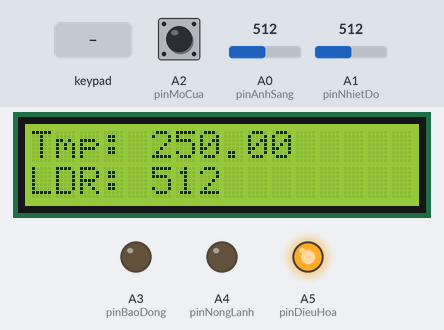
Recording of a sketch running on a simulated Arduino Uno, built with avr-gcc and run on an emulated ATmega328P. Parts: 16×2 character LCD, output pins drawn as LEDs (lit = HIGH). Wiring (inferred from the names in the program): 2×4 keypad with keys 1 2 3 A 4 5 6 B: rows pin 12, pin 13; columns pin 11, pin 10, pin 9, pin 8. Inputs (shaded band) come from the test bench; at power-on: A1 (pinNhietDo) = 512, A2 (pinMoCua) HIGH, A0 (pinAnhSang) = 512. Pins used as bus, display or sensor lines are not drawn; what the sketch prints to the serial monitor is not drawn.

Above: at 1.2 s.
1.3 s: keypad keys 1 2 3 4 pressed 0.4 s apart
At 2.0 s:
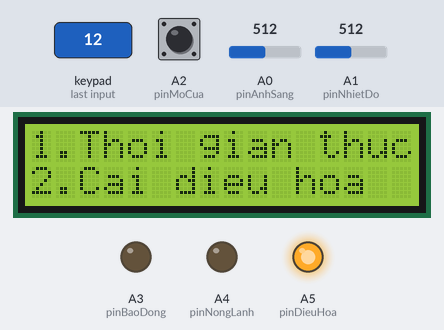
4.4 s: A1 (pinNhietDo) set to 51
8.6 s: A1 (pinNhietDo) set to 45
At 10.5 s:
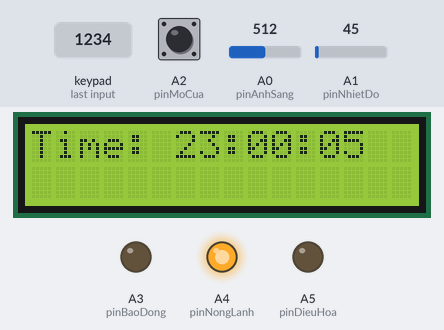
12.8 s: A2 (pinMoCua) pulled LOW for 0.15 s
At 13.8 s:
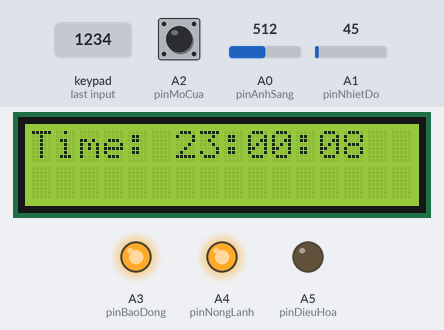
16.5 s: key '2' pressed
At 16.9 s:
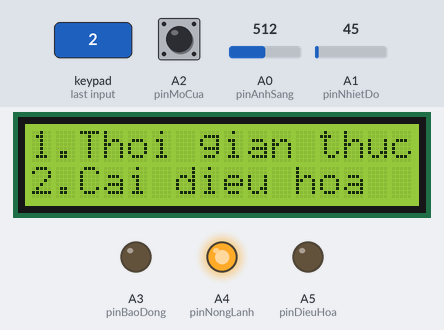
18.0 s: key '1' pressed
At 18.3 s:
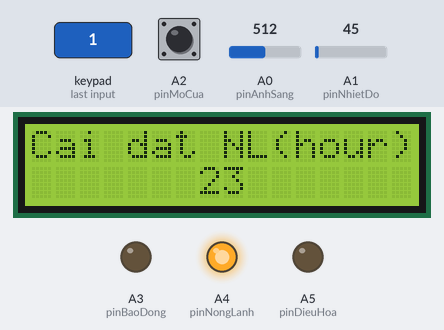
Timing chart, 0 to 20.5 s (numbered marks = the images above; inputs shaded):
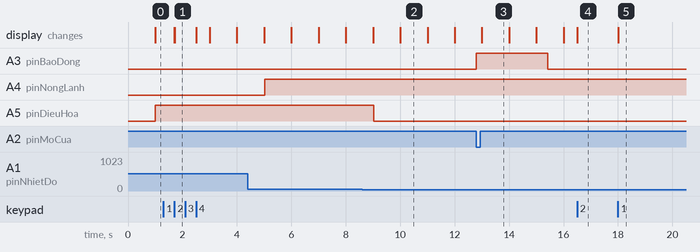

The sketch:

arduino1_code.ino
```cpp
#include <LiquidCrystal.h>

// keypad 4x4
#define hang1 13
#define hang2 12
#define cot1 11
#define cot2 10
#define cot3 9
#define cot4 8

// dong co (rem cua)
// Serial

// cam bien anh sanh
#define pinAnhSang A0

// cam bien nhiet do
#define pinNhietDo A1

// bao dong
#define pinBaoDong A3

// binh nong lanh (led xanh)
#define pinNongLanh A4

// dieu hoa (led do)
#define pinDieuHoa A5

// gia lap mo cua
#define pinMoCua A2

// lcd
LiquidCrystal lcd(7, 6, 5, 4, 3, 2);

unsigned long thoiGianBatDau = 22 * 3600L + 59 * 60 + 55;
int hour = 0;
int minute = 0;
int second = 0;

double nhietDo = 0;
int anhSang = 0;

int caiDatDieuHoa = 28;
int caiDatRemCua = 500;
int caiDatNongLanh = 23;

int cheDo = 0;
int trangThai = 1;

char scanMatrix() {
  // bật hàng 1 và tắt tất cả các hàng còn lại rồi xét cột
  digitalWrite(hang1, LOW);
  digitalWrite(hang2, HIGH);
  if (digitalRead(cot1) == 0) return '1';
  if (digitalRead(cot2) == 0) return '2';
  if (digitalRead(cot3) == 0) return '3';
  if (digitalRead(cot4) == 0) return 'A';

  // bật hàng 2 và tắt tất cả các hàng còn lại rồi xét cột
  digitalWrite(hang1, HIGH);
  digitalWrite(hang2, LOW);
  if (digitalRead(cot1) == 0) return '4';
  if (digitalRead(cot2) == 0) return '5';
  if (digitalRead(cot3) == 0) return '6';
  if (digitalRead(cot4) == 0) return 'B';

  return '?';
}

char prevCode = '?';

char scanMatrixOneTouch() {
  char code = scanMatrix();
  if (code != prevCode) {
    prevCode = code;
    return code;
  }
  return '?';
}

unsigned long prevMillis = 0;
// 0.3 giay tang 1 lan
int tang(int in, int step) {
  unsigned long curMillis = millis();
  if (curMillis - prevMillis >= 300) {
    prevMillis = curMillis;
    in += step;
  }
  return in;
}

void capNhatThoiGian() {
  unsigned long time = millis() / 1000 + thoiGianBatDau;
  hour = int(time / 3600 % 24);
  minute = int(time / 60 % 60);
  second = int(time % 60);
}

// 1 + '0' = '1'
String formatThoiGian() {
  String res = "";
  res += char(hour / 10 % 10 + '0');
  res += char(hour % 10 + '0');
  res += ":";
  res += char(minute / 10 % 10 + '0');
  res += char(minute % 10 + '0');
  res += ":";
  res += char(second / 10 % 10 + '0');
  res += char(second % 10 + '0');
  return res;
}

void capNhatAnhSangNhietDo() {
  anhSang = analogRead(pinAnhSang);

  double dienAp = analogRead(pinNhietDo) * 5.0 / 1024.0;
  nhietDo = dienAp * 100.0;
}

void hienThiManHinhChinh() {
  lcd.setCursor(0, 0);
  lcd.print("Tmp: ");
  lcd.print(nhietDo);
  lcd.print("  ");
  lcd.setCursor(0, 1);
  lcd.print("LDR: ");
  lcd.print(anhSang);
  lcd.print("  ");
}

void log() {
  Serial.print("Time: ");
  Serial.print(formatThoiGian());

  Serial.print(" Tmp: ");
  Serial.print(nhietDo);

  Serial.print(" LDR: ");
  Serial.println(anhSang);
}

void hienThiMenu(int trangThai) {
  if (trangThai == 1) {
    lcd.setCursor(0, 0);
    lcd.print("1.Thoi gian thuc");
    lcd.setCursor(0, 1);
    lcd.print("2.Cai dieu hoa");
  }
  if (trangThai == 2) {
    lcd.setCursor(0, 0);
    lcd.print("3.Cai rem cua");
    lcd.setCursor(0, 1);
    lcd.print("4.Cai nong lanh");
  }
}

void hienThiThoiGian() { // menu 1
  lcd.setCursor(0, 0);
  lcd.print("Time: ");
  lcd.print(formatThoiGian());
}

void hienThiCaiDatDieuHoa() { // menu 2
  lcd.setCursor(0, 0);
  lcd.print("Cai dat nhiet do:");
  lcd.setCursor(7, 1);
  lcd.print(caiDatDieuHoa);
}

void hienThiCaiDatRemCua() { // menu 3
  lcd.setCursor(0, 0);
  lcd.print("Cai dat rem cua");
  lcd.setCursor(7, 1);
  lcd.print(caiDatRemCua);
}

void hienThiCaiDatNongLanh() { // menu 4
  lcd.setCursor(0, 0);
  lcd.print("Cai dat NL(hour)");
  lcd.setCursor(7, 1);
  lcd.print(caiDatNongLanh);
}

void exitBtn(String mess, char c) {
  if (c == '5' || c == 'B') {
    cheDo = 5;
    lcd.clear();
    Serial.println(mess);
    trangThai = 1;
  }
}

void selectBtn(char c) {
  if (c == '1') {
    Serial.println("Ban vua vao thoi gian thuc");
    lcd.clear();
    cheDo = 1;
    trangThai = 1;
  }
  if (c == '2') {
    Serial.println("Ban vua vao cai dat dieu hoa");
    lcd.clear();
    cheDo = 2;
    trangThai = 1;
    Serial.print("Dieu hoa se bat o ");
    Serial.print(caiDatDieuHoa);
    Serial.print(" va tat o ");
    Serial.println(caiDatDieuHoa - 5);
  }
  if (c == '3') {
    Serial.println("Ban vua vao cai dat rem cua");
    lcd.clear();
    cheDo = 3;
    trangThai = 1;
    Serial.print("Rem cua se mo luc ");
    Serial.println(caiDatRemCua);
  }
  if (c == '4') {
    Serial.println("Ban vua vao cai dat nong lanh");
    lcd.clear();
    cheDo = 4;
    trangThai = 1;
    Serial.print("Binh nong lanh se mo luc ");
    Serial.print(caiDatNongLanh);
    Serial.println("h va tat sau 10p");
  }
  if (c == '5' || c == 'B') {
    cheDo = 0;
    lcd.clear();
    Serial.println("Ban vua thoat khoi menu");
  }
}

void kiemTraDieuHoa() {
  if (nhietDo >= caiDatDieuHoa && digitalRead(pinDieuHoa) == LOW) {
    digitalWrite(pinDieuHoa, HIGH);
    Serial.println("Dieu hoa da bat");
  }
  if (nhietDo <= caiDatDieuHoa - 5 && digitalRead(pinDieuHoa) == HIGH) {
    digitalWrite(pinDieuHoa, LOW);
    Serial.println("Dieu hoa da tat");
  }
}

int trangThaiRemCua = 0;
void kiemTraRemCua() {
  int alpha = 50;
  if (anhSang >= caiDatRemCua + alpha && trangThaiRemCua == 0) {
    trangThaiRemCua = 1;
    Serial.println("Rem da mo/");
  }
  if (anhSang <= caiDatRemCua - alpha && trangThaiRemCua == 1) {
    trangThaiRemCua = 0;
    Serial.println("Rem da dong/");
  }
}

void kiemTraNongLanh() {
  if (caiDatNongLanh == hour && minute >= 0 && minute <= 9) {
    if (digitalRead(pinNongLanh) == LOW) {
      digitalWrite(pinNongLanh, HIGH);
      Serial.println("Binh nong lanh da bat");
    }
  }
  else {
    if (digitalRead(pinNongLanh) == HIGH) {
      digitalWrite(pinNongLanh, LOW);
      Serial.println("Binh nong lanh da tat");
    }
  }
}

int thoiGianBaoDong = 0;
void kiemTraCua() {
  if ((hour >= 22 || hour < 6) && digitalRead(pinMoCua) == 0) {
    Serial.println("Cua da mo");
    digitalWrite(pinBaoDong, HIGH);
    thoiGianBaoDong = 200; // (10s)
  }
  else if (thoiGianBaoDong > 0) {
    --thoiGianBaoDong;
    if (thoiGianBaoDong == 0) {
      digitalWrite(pinBaoDong, LOW);
    }
  }
}

void setup() {
  Serial.begin(9600);

  lcd.begin(16, 2);

  pinMode(pinMoCua, INPUT_PULLUP);

  pinMode(pinNongLanh, OUTPUT);
  pinMode(pinDieuHoa, OUTPUT);
  pinMode(pinBaoDong, OUTPUT);

  pinMode(hang1, OUTPUT);
  pinMode(hang2, OUTPUT);
  pinMode(cot1, INPUT_PULLUP);
  pinMode(cot2, INPUT_PULLUP);
  pinMode(cot3, INPUT_PULLUP);
  pinMode(cot4, INPUT_PULLUP);
}

unsigned long time1, time2, time3;

void loop() {
  capNhatThoiGian();

  if (millis() - time1 > 1000) { // moi giay cap nhat 1 lan
    capNhatAnhSangNhietDo();
    kiemTraDieuHoa();
    kiemTraRemCua();
    kiemTraNongLanh();
    // Ban serial
    log();
    time1 = millis();
  }

  if (millis() - time2 > 10) { // moi giay kiem tra 100 lan
    kiemTraCua();
    time2 = millis();
  }

  switch (cheDo) {
    case (0): // man hinh chinh
      {
        hienThiManHinhChinh();
        if (scanMatrixOneTouch() == '5') {
          cheDo = 5;
          Serial.println("Ban da vao menu");
          trangThai = 1;
          lcd.clear();
        }
        break;
      }
    case (1): // thoi gian thuc
      {
        char c = scanMatrixOneTouch();
        hienThiThoiGian();
        exitBtn("Ban vua thoat khoi thoi gian thuc", c);
        break;
      }
    case (2): // dieu hoa
      {
        char c = scanMatrixOneTouch();
        hienThiCaiDatDieuHoa();
        if (scanMatrix() == '6') {
          caiDatDieuHoa = tang(caiDatDieuHoa, 1);
          if (caiDatDieuHoa > 40) {
            caiDatDieuHoa = 0;
            lcd.clear();
          }
        }
        exitBtn("Ban vua thoat khoi cai dat dieu hoa", c);
        break;
      }
    case (3):  // rem cua
      {
        char c = scanMatrixOneTouch();
        hienThiCaiDatRemCua();
        if (scanMatrix() == '6') {
          caiDatRemCua = tang(caiDatRemCua, 50);
          if (caiDatRemCua > 1000) {
            caiDatRemCua = 0;
            lcd.clear();
          }
        }
        exitBtn("Ban vua thoat khoi cai dat rem cua", c);
        break;
      }
    case (4):  // nong lanh
      {
        char c = scanMatrixOneTouch();
        hienThiCaiDatNongLanh();
        if (scanMatrix() == '6') {
          caiDatNongLanh = tang(caiDatNongLanh, 1);
          if (caiDatNongLanh > 23) {
            caiDatNongLanh = 0;
            lcd.clear();
          }
        }
        exitBtn("Ban vua thoat khoi cai dat nong lanh", c);
        break;
      }
    case (5):  // menu
      {
        hienThiMenu(trangThai);
        char c = scanMatrixOneTouch();
        if (c == 'A') {
          if (trangThai == 2) {
            trangThai = 1;
          } else {
            trangThai = 2;
          }
          lcd.clear();
        }
        selectBtn(c);
        break;
      }
  }
}
```

Measured:
- the behaviour switches between 48 and 47 on A1 (pinNhietDo) (found by bisection; images 1 and 2)
- after the input at 1.3 s, the display: first changes after 0.40 s (image 1 shows a later state)
- after the input at 8.6 s, A5 (pinDieuHoa): HIGH → LOW after 0.44 s
- after the input at 12.8 s, A3 (pinBaoDong): LOW → HIGH at once, → LOW 2.6 s later
- after the input at 16.5 s, the display: first changes at once (image 4 shows a later state)
- after the input at 18.0 s, the display: first changes at once (image 5 shows a later state)
- what the display in image 2 shows lasts 1.0 s, from 10.0 s to 11.0 s
